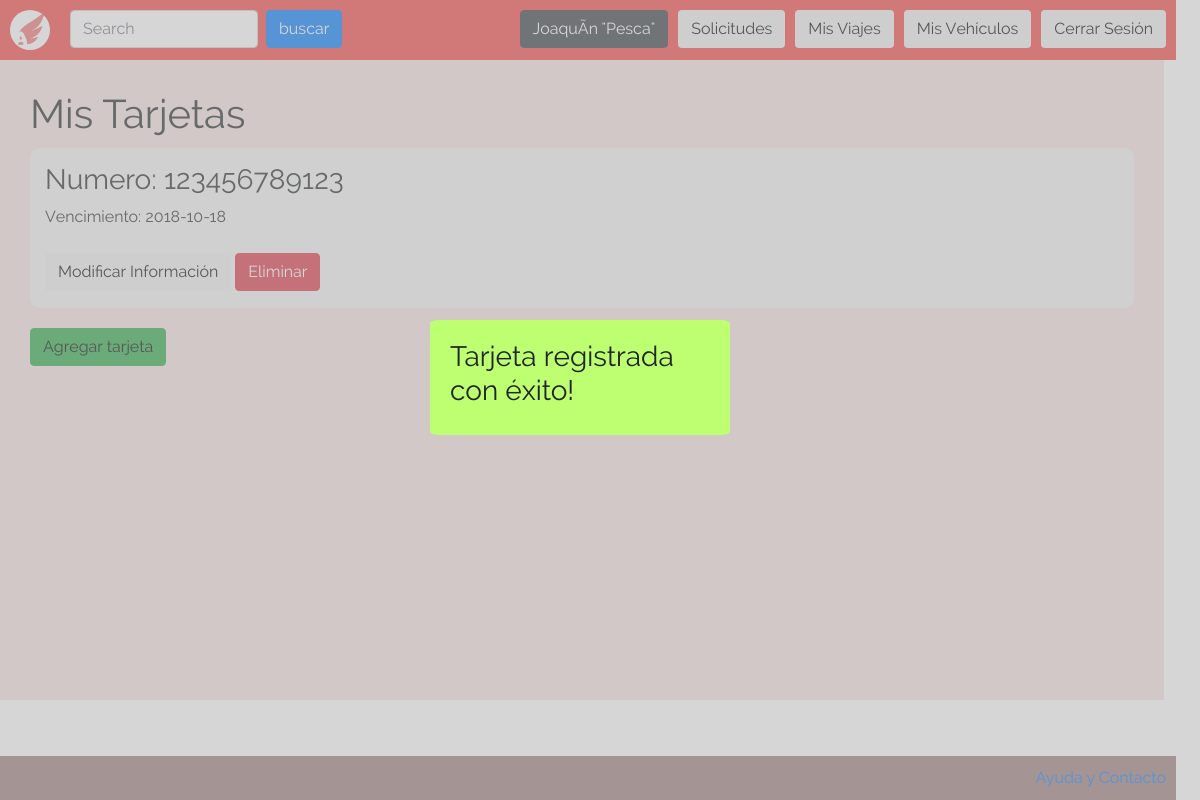
/vistas/ver_tarjetas.php?reg_success (signed in), run on an earlier commit of the app's database.
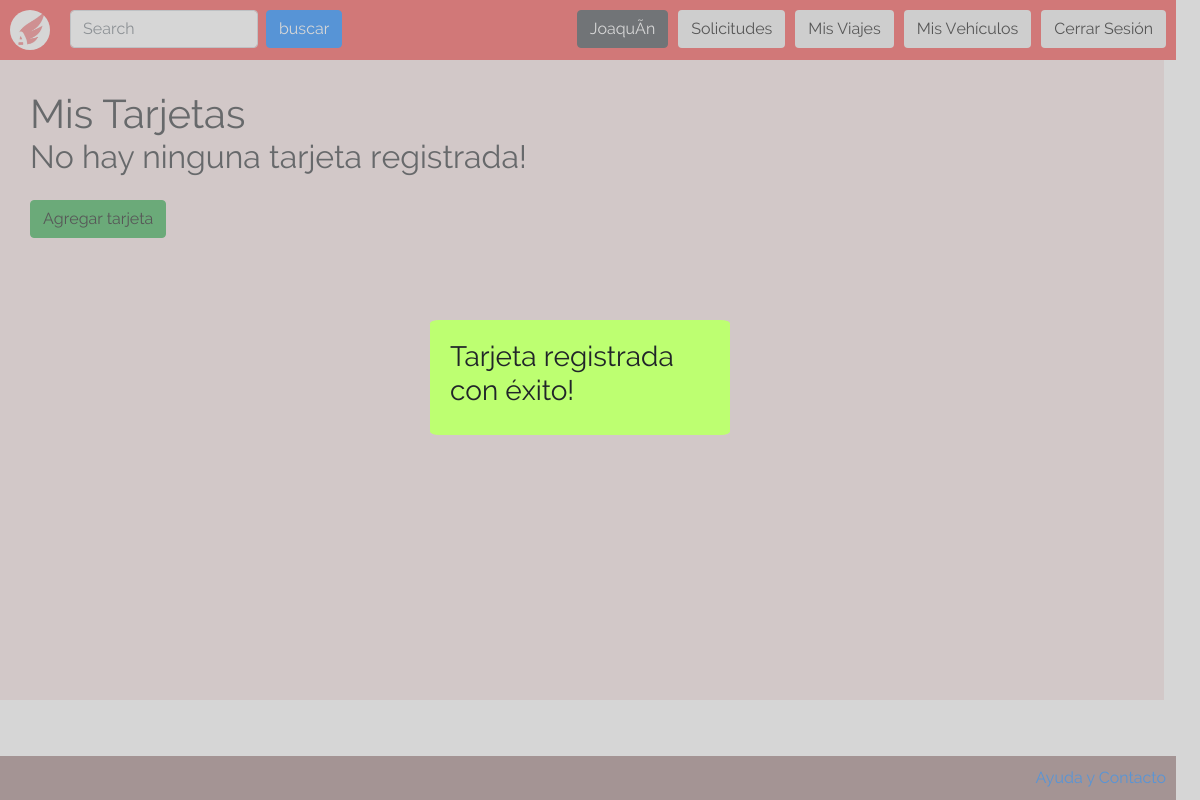
And on a later commit of the database.
### tables this page shows
CREATE TABLE `tarjetas` (
  `id_usuario` int(11) NOT NULL,
  `numero` bigint(20) UNSIGNED NOT NULL,
  `codigo_seguridad` int(10) UNSIGNED NOT NULL,
  `vencimiento` date NOT NULL
);

### vistas/ver_tarjetas.php (the view, shortened to what this page needs)
<!DOCTYPE html>
<html>
  <head>
    <link href="/css/bootstrap.css" rel="stylesheet" type="text/css" >
    <link href="/css/index.css" rel="stylesheet" type="text/css">
    <link href="/css/listar_vehiculos.css" rel="stylesheet" type="text/css">
  </head>
  <body>
    <?php
      include("../php/abrir_conexion.php");
      include("header.php");
    ?>
    <div id="body">
      <h1>Mis Tarjetas</h1>
      <?php
        $id = $_SESSION["user_id"];
        $sql = "SELECT * FROM tarjetas WHERE id_usuario='$id'";
        $result = mysqli_query($conn, $sql);
        if($result){
          if($card = mysqli_fetch_assoc($result)){
            while($card){?>
      <div class="vehicle">
        <div class="vehicle-info">
          <h3>Numero: <?= $card["numero"] ?></h3>
          Vencimiento: <?= $card["vencimiento"]?>
	  <br>
          <br>
	  <form class="" action="/vistas/editar_tarjeta.php" method="post">
            <button class="btn" name="">Modificar Información</button>
          </form>
	  <form class="" action="/php/baja_tarjeta.php" method="post">
            <button class="btn btn-danger delete_card" name="">Eliminar</button>
          </form>
        </div>
      </div>
      <?php
              $card = mysqli_fetch_assoc($result);
            }
          } else {
            echo "<h2>No hay ninguna tarjeta registrada!</h2><br>";
          }
        } else {
          echo "Hubo un error al conectarse con la base de datos. <br> Por favor, intentelo nuevamente mas tarde.";
        }
      ?>
      <button class="btn btn-success"><a href="/vistas/registrar_tarjeta.php">Agregar tarjeta</a></button>
    </div>
    <?php
      include("footer.php");
    ?>
  </body>
</html>

### vistas/header.php (shortened to what this page needs)
<div id="header">
  <img id="logo" src="/img/logo.jpeg" />
  <form id="search" class="form-inline my-2 my-lg-0">
    <input class="form-control mr-sm-2" type="search" placeholder="Search" aria-label="Search">
    <a class="btn btn-primary" href="/vistas/listar_todos_los_viajes.php" >buscar</a>
  </form>
  <button class="btn"><a href="/php/cerrar_sesion.php">Cerrar Sesión</a></button>
  <button class="btn"><a href="/vistas/listar_vehiculos.php">Mis Vehículos</a></button>
  <button class="btn"><a href="/vistas/ver_viajes.php">Mis Viajes</a></button>
  <button class="btn"><a href="/vistas/ver_solicitudes.php">Solicitudes</a></button>
  <button class="btn btn-dark" ><a style="color: white" href="/vistas/ver_perfil.php"><?php echo  $_SESSION["user_name"] ?></a></button>
</div>

What changed in the data, as far as the page shows it:
removed tarjetas: numero "123456789123", vencimiento "2018-10-18"
Also different on the page:
$_SESSION["user_name"]: "JoaquÃ­n \"Pesca\"" → "JoaquÃ­n"
text now shown: "No hay ninguna tarjeta registrada!"
